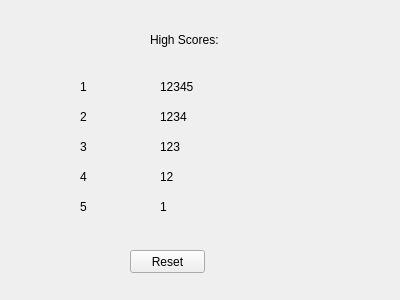
<?xml version="1.0" encoding="UTF-8"?>
<ui version="4.0">
 <class>HighScores</class>
 <widget class="QWidget" name="HighScores">
  <property name="geometry">
   <rect>
    <x>0</x>
    <y>0</y>
    <width>400</width>
    <height>300</height>
   </rect>
  </property>
  <property name="windowTitle">
   <string>Form</string>
  </property>
  <widget class="QLabel" name="label">
   <property name="geometry">
    <rect>
     <x>150</x>
     <y>30</y>
     <width>71</width>
     <height>20</height>
    </rect>
   </property>
   <property name="text">
    <string>High Scores:</string>
   </property>
  </widget>
  <widget class="QLabel" name="label_2">
   <property name="geometry">
    <rect>
     <x>80</x>
     <y>80</y>
     <width>47</width>
     <height>13</height>
    </rect>
   </property>
   <property name="text">
    <string>1</string>
   </property>
  </widget>
  <widget class="QLabel" name="label_3">
   <property name="geometry">
    <rect>
     <x>80</x>
     <y>110</y>
     <width>47</width>
     <height>13</height>
    </rect>
   </property>
   <property name="text">
    <string>2</string>
   </property>
  </widget>
  <widget class="QLabel" name="label_4">
   <property name="geometry">
    <rect>
     <x>80</x>
     <y>140</y>
     <width>47</width>
     <height>13</height>
    </rect>
   </property>
   <property name="text">
    <string>3</string>
   </property>
  </widget>
  <widget class="QLabel" name="label_5">
   <property name="geometry">
    <rect>
     <x>80</x>
     <y>170</y>
     <width>47</width>
     <height>13</height>
    </rect>
   </property>
   <property name="text">
    <string>4</string>
   </property>
  </widget>
  <widget class="QLabel" name="label_6">
   <property name="geometry">
    <rect>
     <x>80</x>
     <y>200</y>
     <width>47</width>
     <height>13</height>
    </rect>
   </property>
   <property name="text">
    <string>5</string>
   </property>
  </widget>
  <widget class="QLabel" name="Score1">
   <property name="geometry">
    <rect>
     <x>160</x>
     <y>80</y>
     <width>47</width>
     <height>13</height>
    </rect>
   </property>
   <property name="text">
    <string>12345</string>
   </property>
  </widget>
  <widget class="QLabel" name="Score2">
   <property name="geometry">
    <rect>
     <x>160</x>
     <y>110</y>
     <width>47</width>
     <height>13</height>
    </rect>
   </property>
   <property name="text">
    <string>1234</string>
   </property>
  </widget>
  <widget class="QLabel" name="Score3">
   <property name="geometry">
    <rect>
     <x>160</x>
     <y>140</y>
     <width>47</width>
     <height>13</height>
    </rect>
   </property>
   <property name="text">
    <string>123</string>
   </property>
  </widget>
  <widget class="QLabel" name="Score4">
   <property name="geometry">
    <rect>
     <x>160</x>
     <y>170</y>
     <width>47</width>
     <height>13</height>
    </rect>
   </property>
   <property name="text">
    <string>12</string>
   </property>
  </widget>
  <widget class="QLabel" name="Score5">
   <property name="geometry">
    <rect>
     <x>160</x>
     <y>200</y>
     <width>47</width>
     <height>13</height>
    </rect>
   </property>
   <property name="text">
    <string>1</string>
   </property>
  </widget>
  <widget class="QPushButton" name="reset">
   <property name="geometry">
    <rect>
     <x>130</x>
     <y>250</y>
     <width>75</width>
     <height>23</height>
    </rect>
   </property>
   <property name="text">
    <string>Reset</string>
   </property>
  </widget>
 </widget>
 <resources/>
 <connections/>
</ui>
